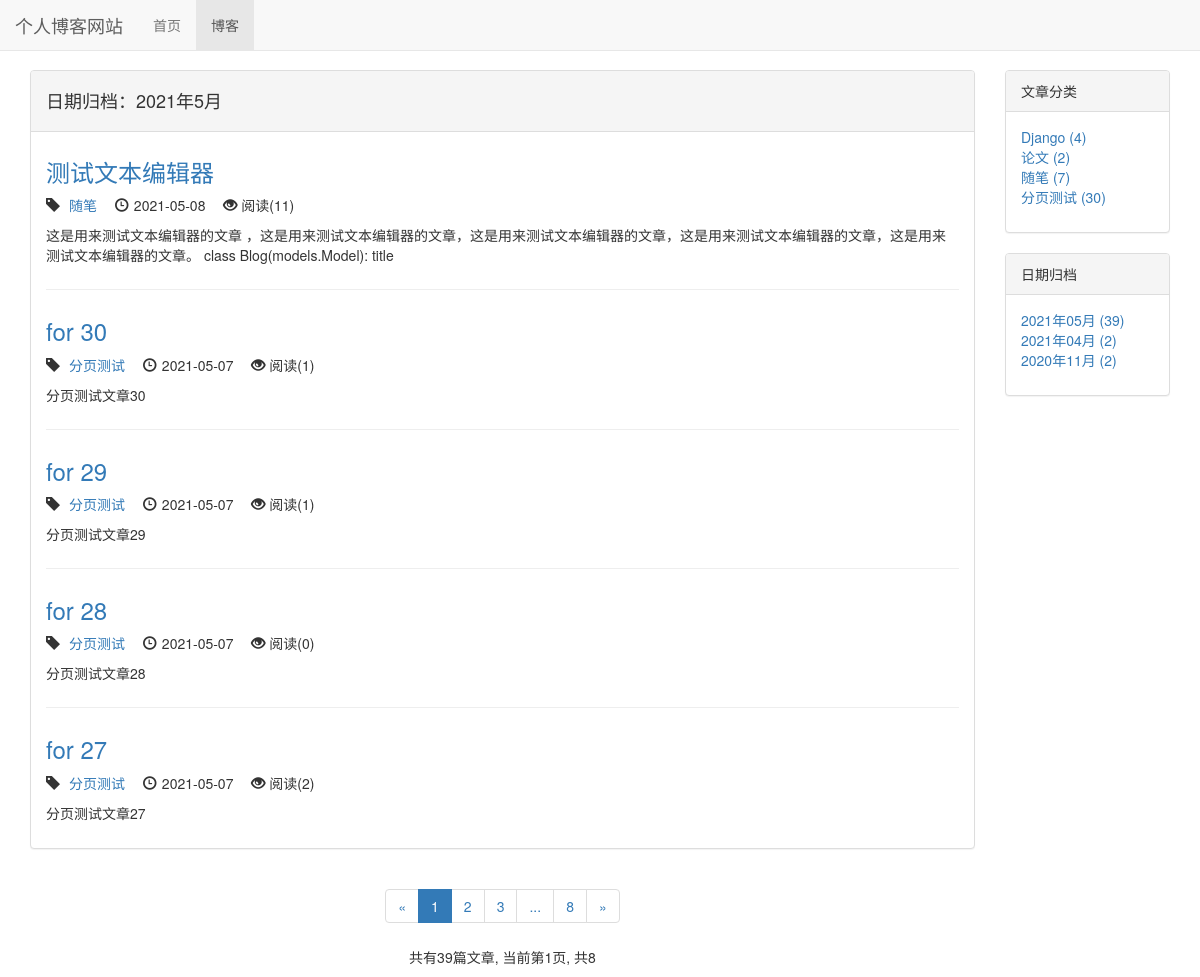
The page /blog/date/2021/5 on the database its author committed.
### blog/models.py (models this page shows, shortened)
class Blog(models.Model):
    title = models.CharField(max_length=50, verbose_name='标题')
    blog_type = models.ForeignKey(BlogType, on_delete=models.DO_NOTHING, verbose_name='文章类型')
    content = RichTextUploadingField(verbose_name='正文')  # 使用富文本编辑器 并添加上传图片、文件功能
    author = models.ForeignKey(User, on_delete=models.DO_NOTHING, verbose_name='作者')
    created_time = models.DateTimeField(auto_now_add=True, verbose_name='添加时间')
    last_update_time = models.DateTimeField(auto_now=True, verbose_name='修改时间')
    class Meta:
        ordering = ['-created_time']
        verbose_name = '文章'
        verbose_name_plural = verbose_name
    def get_read_num(self):
        try:
            return self.readnum.read_num
        except exceptions.ObjectDoesNotExist as e:
            return 0

class BlogType(models.Model):
    type_name = models.CharField(max_length=15, verbose_name='文章类型')
    class Meta:
        verbose_name = '文章类型'
        verbose_name_plural = verbose_name
    def __str__(self):
        return self.type_name

class ReadNum(models.Model):
    read_num = models.IntegerField(default=0, verbose_name='访问人数')
    blog = models.OneToOneField(Blog, on_delete=models.DO_NOTHING)
    class Meta:
        verbose_name = '访问人数'
        verbose_name_plural = verbose_name

### blog/views.py (the view)
# urls.py: path('date/<int:year>/<int:month>', views.blog_with_date, name='blog_with_date')
def blog_with_date(request, year, month):
    blogs_all_list = Blog.objects.filter(created_time__year=year, created_time__month=month)
    context = get_blog_list_common_date(request, blogs_all_list)
    context['blogs_with_dates'] = '%s年%s月' % (year, month)
    return render(request, 'blog/blog_with_date.html', context)

### blog/templates/blog/blog_with_date.html (shortened to what this page needs)
{% extends 'blog/blog_list.html' %}
{% block blog_list_title %}
    <h4>日期归档：{{ blogs_with_dates }}</h4>
{% endblock %}

### blog/templates/blog/blog_list.html (shortened to what this page needs)
{% extends 'base.html' %}
{% block nav_blog_active %}active{% endblock %}
{% block header_extends %}
    <link rel="stylesheet" href="/static/blog.css">
{% endblock %}
{% block content %}
    <div class="container">
        <div class="row">
            <div class="col-sm-8 col-md-9 col-lg-10">
                <div class="panel panel-default">
                    <div class="panel-heading">
                        {% block blog_list_title %}<h4>文章列表</h4>{% endblock %}
                    </div>
                        <div class="panel-body">
                            {% for blog in blogs %}
                                <div class="blog">
                                    <h3><a href="{% url 'blog_detail' blog.pk %}">
                                         {{ blog.title }}
                                    </a></h3>
                                    <p class="blog-info">
                                        <div class="tag">
                                            <span class="glyphicon glyphicon-tag" aria-hidden="true"></span><a href="{% url 'blog_with_type' blog.blog_type.pk %}">
                                                {{ blog.blog_type }}</a>
                                        </div>
                                    <div class="tag">
                                        <span class="glyphicon glyphicon-time" aria-hidden="true"></span>{{ blog.created_time|date:"Y-m-d" }}
                                    </div>
                                    <span class="glyphicon glyphicon-eye-open" aria-hidden="true"></span>
                                    阅读({{ blog.get_read_num }})
                                    </p>
                                    <p>{{ blog.content|striptags|truncatechars:120 }}</p>
                                </div>
                            {% empty %}
                                <div class="blog">
                        <h3>-- 暂无文章，敬请期待 --</h3>
                                </div>
                            {% endfor %}
                    </div>
                </div>
            <div class="paginator">
              <ul class="pagination">
                <li>
                    {% if page_of_blogs.has_previous %}
                        <a href="?page={{ page_of_blogs.previous_page_number }}" aria-label="Previous">
                            <span aria-hidden="true">&laquo;</span>
                        </a>
                    {% else %}
                        <span aria-hidden="true">&laquo;</span>
                    {% endif %}
                </li>
                    {% for page_num in page_range %}
                        {% if page_num == page_of_blogs.number %}
                            <li class="active"><span>{{ page_num }}</span></li>
                        {% else %}
                            {% if page_num == '...' %}
                                <li><span>{{ page_num }}</span></li>
                            {% else %}
                                <li><a href="?page={{ page_num }}">{{ page_num }}</a></li>
                            {% endif %}
                        {% endif %}
                    {% endfor %}
                <li>
                    {% if page_of_blogs.has_next %}
                        <a href="?page={{ page_of_blogs.next_page_number }}" aria-label="Next">
                            <span aria-hidden="true">&raquo;</span>
                        </a>
                    {% else %}
                        <span aria-hidden="true">&raquo;</span>
                    {% endif %}
                </li>
              </ul>
                <p>
                    共有{{ page_of_blogs.paginator.count}}篇文章,
                    当前第{{ page_of_blogs.number }}页, 共{{ page_of_blogs.paginator.num_pages }}
                </p>
        </div>
            </div>
            <div class="hidden-xs col-sm-4 col-md-3 col-lg-2">
                <div class="panel panel-default">
                  <div class="panel-heading">文章分类</div>
                  <div class="panel-body">
                      <ul class="blog-types">
                            {% for blog_type in blog_types %}
                                <li><a href="{% url 'blog_with_type' blog_type.pk %}">
                                    {{ blog_type.type_name }} ({{ blog_type.blog_count }})
                                </a></li>
                                {% empty %}
                                    <li>暂无分类</li>
                            {% endfor %}
                        </ul>
                </div>
        </div>
        <div class="panel panel-default">
            <div class="panel-heading">日期归档</div>
                <div class="panel-body">
                    <ul>
                        {% for blog_date, blog_count in blog_dates.items %}
                            <a href="{% url 'blog_with_date' blog_date.year blog_date.month  %}">
                                <li>{{ blog_date|date:"Y年m月" }} ({{ blog_count }})</li>
                            </a>
                        {% endfor %}
                    </ul>
                </div>
            </div>
        </div>
    </div>
</div>
{% endblock %}

### static/base.css (style rules this page uses)
* { margin: 0; padding: 0; }
body { margin-top:70px!important; }
ul { list-style-type: none; }

### static/blog.css (style rules this page uses)
ul.blog-types { list-style-type: none }
div.blog h3 { margin-top: 0.5em; }
div.blog:not(:last-child) { margin-bottom: 2em; padding-bottom: 1em; border-bottom: 1px solid #eee; }
div.blog p.blog-info { margin-bottom: 0; }
div.paginator { text-align: center; }
div.tag { display: inline-block; margin-right: 1em; }
span.glyphicon-tag { margin-right: 5px; }
span.glyphicon-time { margin-right: 5px; }

### rows shown on the page
Blog: title "测试文本编辑器", blog_type "随笔", created_time "2021-05-08", get_read_num "11", content "这是用来测试文本编辑器的文章 ，这是用来测试文本编辑器的文章，这是用来测试文本编辑器的文章，这是用来测试文本编辑器的文章，这是用来测试文本编辑器的文章。 class Blog(models.Model): title"
Blog: title "for 30", blog_type "分页测试", created_time "2021-05-07", get_read_num "1", content "分页测试文章30"
Blog: title "for 29", blog_type "分页测试", created_time "2021-05-07", get_read_num "1", content "分页测试文章29"
Blog: title "for 28", blog_type "分页测试", created_time "2021-05-07", get_read_num "0", content "分页测试文章28"
Blog: title "for 27", blog_type "分页测试", created_time "2021-05-07", get_read_num "2", content "分页测试文章27"
BlogType: type_name "Django", blog_count "4"
BlogType: type_name "论文", blog_count "2"
BlogType: type_name "随笔", blog_count "7"
BlogType: type_name "分页测试", blog_count "30"

### other values the page prints
{{ blogs_with_dates }} "2021年5月"
{{ page_num }} "1"
{{ page_num }} "2" "3" "8"
{{ page_num }} "..."
{{ page_of_blogs.paginator.count }} "39"
{{ page_of_blogs.number }} "1"
{{ page_of_blogs.paginator.num_pages }} "8"
{{ blog_date|date:"Y年m月" }} "2021年05月" "2021年04月" "2020年11月"
{{ blog_count }} "39" "2" "2"
